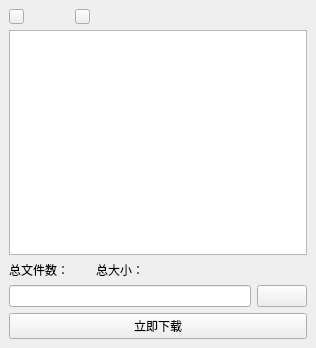
<?xml version="1.0" encoding="UTF-8"?>
<ui version="4.0">
 <class>MainWindow</class>
 <widget class="QMainWindow" name="MainWindow">
  <property name="geometry">
   <rect>
    <x>0</x>
    <y>0</y>
    <width>316</width>
    <height>348</height>
   </rect>
  </property>
  <property name="windowTitle">
   <string>MainWindow</string>
  </property>
  <widget class="QWidget" name="centralwidget">
   <layout class="QGridLayout" name="gridLayout_2">
    <item row="0" column="0">
     <layout class="QGridLayout" name="gridLayout">
      <item row="0" column="1">
       <widget class="QPushButton" name="smallerPushButton">
        <property name="maximumSize">
         <size>
          <width>15</width>
          <height>15</height>
         </size>
        </property>
        <property name="text">
         <string/>
        </property>
       </widget>
      </item>
      <item row="0" column="0">
       <widget class="QPushButton" name="closePushButton">
        <property name="maximumSize">
         <size>
          <width>15</width>
          <height>15</height>
         </size>
        </property>
        <property name="text">
         <string/>
        </property>
       </widget>
      </item>
      <item row="2" column="1">
       <widget class="QLabel" name="fileNumlabel">
        <property name="font">
         <font>
          <family>微软雅黑</family>
         </font>
        </property>
        <property name="text">
         <string/>
        </property>
       </widget>
      </item>
      <item row="2" column="0">
       <widget class="QLabel" name="totalFileLabel">
        <property name="font">
         <font>
          <family>微软雅黑</family>
         </font>
        </property>
        <property name="text">
         <string>总文件数：</string>
        </property>
       </widget>
      </item>
      <item row="2" column="2">
       <widget class="QLabel" name="totalSizelabel">
        <property name="font">
         <font>
          <family>微软雅黑</family>
         </font>
        </property>
        <property name="text">
         <string>总大小：</string>
        </property>
       </widget>
      </item>
      <item row="2" column="3">
       <widget class="QLabel" name="fileSizeLabel">
        <property name="font">
         <font>
          <family>微软雅黑</family>
         </font>
        </property>
        <property name="text">
         <string/>
        </property>
       </widget>
      </item>
      <item row="1" column="0" colspan="4">
       <widget class="QTableView" name="tableView"/>
      </item>
      <item row="3" column="3">
       <widget class="QPushButton" name="filePushButton">
        <property name="maximumSize">
         <size>
          <width>50</width>
          <height>16777215</height>
         </size>
        </property>
        <property name="text">
         <string/>
        </property>
       </widget>
      </item>
      <item row="3" column="0" colspan="3">
       <widget class="QLineEdit" name="fileLineEdit"/>
      </item>
      <item row="4" column="0" colspan="4">
       <widget class="QPushButton" name="downloadPushButton">
        <property name="text">
         <string>立即下载</string>
        </property>
       </widget>
      </item>
     </layout>
    </item>
   </layout>
  </widget>
 </widget>
 <resources/>
 <connections/>
</ui>
